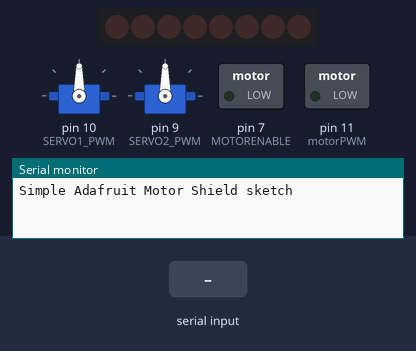
Recording of a sketch running on a simulated Arduino Uno, built with avr-gcc and run on an emulated ATmega328P. Shown: 8 shift-register outputs drawn as a row of LEDs (first output left, lit = HIGH), 2 × servo, switched loads named in the sketch (green lamp = pin HIGH), the last lines printed to the serial monitor. Wiring (inferred from the names in the program): shift register (74HC595): data pin 8; shift clock pin 4; latch pin 12. Wiring (inferred from the signals the program sends): row of LEDs: on Q0, Q1, Q2, Q3, Q4, Q5, Q6, Q7. Inputs (shaded band) come from the test bench. Pins used as bus, display or sensor lines are not drawn.

Above: at 1.2 s.
1.3 s: "90,45\n" received over Serial
At 2.0 s:
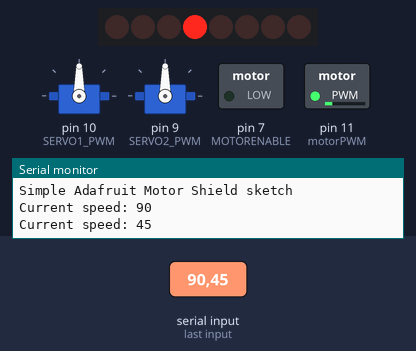
2.8 s: "30,150\n" received over Serial
At 3.1 s:
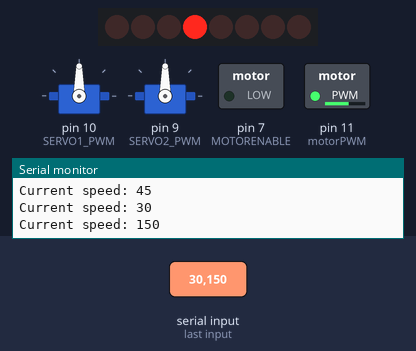
4.3 s: "200\n" received over Serial
At 5.4 s:
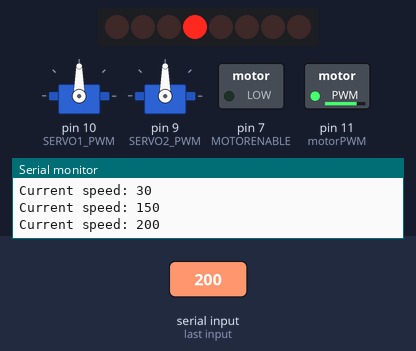
5.8 s: "90\n" received over Serial
At 6.5 s:
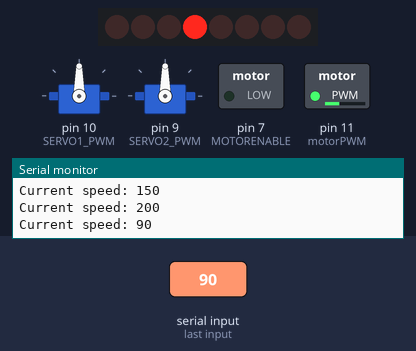
Timing chart, 0 to 8.3 s (numbered marks = the images above; inputs shaded):
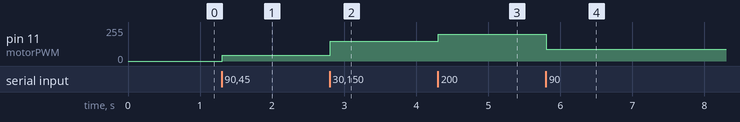

The sketch:

pwm2.ino
```cpp
#include <Servo.h>
#define MOTORLATCH 12
#define MOTORCLK 4
#define MOTORENABLE 7
#define MOTORDATA 8
#define MOTOR1_A 2
#define MOTOR1_B 3
#define MOTOR2_A 1
#define MOTOR2_B 4
#define MOTOR3_A 5
#define MOTOR3_B 7
#define MOTOR4_A 0
#define MOTOR4_B 6
#define MOTOR1_PWM 11
#define MOTOR2_PWM 3
#define MOTOR3_PWM 6
#define MOTOR4_PWM 5
#define SERVO1_PWM 10
#define SERVO2_PWM 9
#define FORWARD 1
#define BACKWARD 2
#define BRAKE 3
#define RELEASE 4
Servo servo_1;
Servo servo_2;
volatile int motorSpeed = 30; // 初始速度为 27
void setup()
{
Serial.begin(9600);
Serial.println("Simple Adafruit Motor Shield sketch");
servo_1.attach(SERVO1_PWM);
servo_2.attach(SERVO2_PWM);
}
void loop()
{
    if ( Serial.available() ) {
       int speed = Serial.parseInt(); // 读取整数值
       if(speed != 0) { // 如果成功读取到整数
           motor_output (MOTOR1_B,HIGH, speed); // 设置速度
           Serial.print("Current speed: ");
           Serial.println(speed);
       }
    }
}
void motor(int nMotor, int command, int speed)
{
int motorA, motorB;
if (nMotor >= 1 && nMotor <= 4)
{
switch (nMotor)
{
case 1:
motorA = MOTOR1_A;
motorB = MOTOR1_B;
break;
case 2:
motorA = MOTOR2_A;
motorB = MOTOR2_B;
break;
case 3:
motorA = MOTOR3_A;
motorB = MOTOR3_B;
break;
case 4:
motorA = MOTOR4_A;
motorB = MOTOR4_B;
break;
default:
break;
}
switch (command)
{
case FORWARD:
motor_output (motorA, HIGH, speed);
motor_output (motorB, LOW, -1); // -1: no PWM set
break;
case BACKWARD:
motor_output (motorA, LOW, speed);
motor_output (motorB, HIGH, -1); // -1: no PWM set
break;
case BRAKE:
motor_output (motorA, LOW, 255); // 255: fully on.
motor_output (motorB, LOW, -1); // -1: no PWM set
break;
case RELEASE:
motor_output (motorA, LOW, 0); // 0: output floating.
motor_output (motorB, LOW, -1); // -1: no PWM set
break;
default:
break;
}
}
}
void motor_output (int output, int high_low, int speed)
{
int motorPWM;
switch (output)
{
case MOTOR1_A:
case MOTOR1_B:
motorPWM = MOTOR1_PWM;
break;
case MOTOR2_A:
case MOTOR2_B:
motorPWM = MOTOR2_PWM;
break;
case MOTOR3_A:
case MOTOR3_B:
motorPWM = MOTOR3_PWM;
break;
case MOTOR4_A:
case MOTOR4_B:
motorPWM = MOTOR4_PWM;
break;
default:
speed = -3333;
break;
}
if (speed != -3333)
{
shiftWrite(output, high_low);
// set PWM only if it is valid
if (speed >= 0 && speed <= 255)
{
analogWrite(motorPWM, speed);
}
}
}
void shiftWrite(int output, int high_low)
{
static int latch_copy;
static int shift_register_initialized = false;
// Do the initialization on the fly,
// at the first time it is used.
if (!shift_register_initialized)
{
// Set pins for shift register to output
pinMode(MOTORLATCH, OUTPUT);
pinMode(MOTORENABLE, OUTPUT);
pinMode(MOTORDATA, OUTPUT);
pinMode(MOTORCLK, OUTPUT);
// Set pins for shift register to default value (low);
digitalWrite(MOTORDATA, LOW);
digitalWrite(MOTORLATCH, LOW);
digitalWrite(MOTORCLK, LOW);
// Enable the shift register, set Enable pin Low.
digitalWrite(MOTORENABLE, LOW);
// start with all outputs (of the shift register) low
latch_copy = 0;
shift_register_initialized = true;
}
// The defines HIGH and LOW are 1 and 0.
// So this is valid.
bitWrite(latch_copy, output, high_low);
shiftOut(MOTORDATA, MOTORCLK, MSBFIRST, latch_copy);
delayMicroseconds(5); // For safety, not really needed.
digitalWrite(MOTORLATCH, HIGH);
delayMicroseconds(5); // For safety, not really needed.
digitalWrite(MOTORLATCH, LOW);
}
```

Measured:
- after the input at 1.3 s, pin 11 (motorPWM): 0/255 → 45/255 at once
- after the input at 2.8 s, pin 11 (motorPWM): 45/255 → 150/255 at once
- after the input at 4.3 s, pin 11 (motorPWM): 150/255 → 200/255 at once
- after the input at 5.8 s, pin 11 (motorPWM): 200/255 → 90/255 at once
